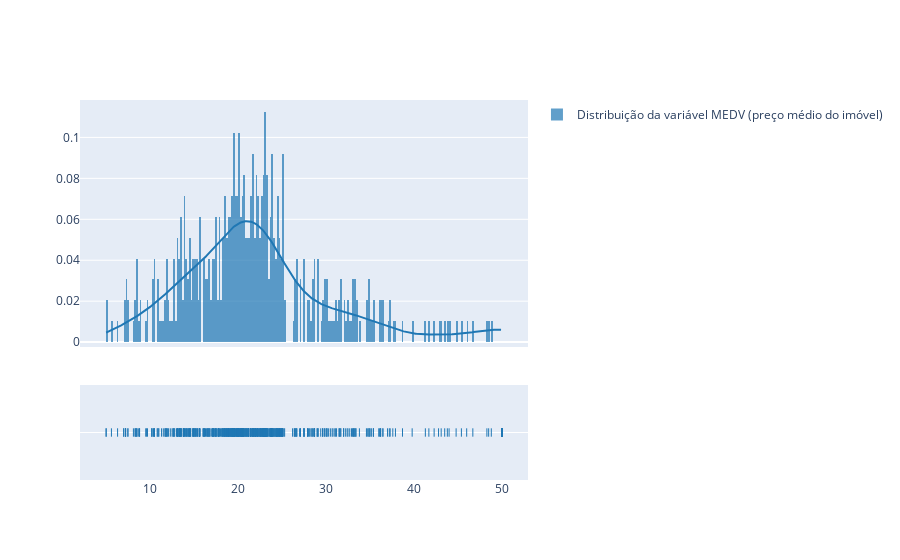

The code cell stored with this chart in its notebook:
### Code cell
# Distribuição

labels = ['Distribuição da variável MEDV (preço médio do imóvel)']
fig = ff.create_distplot([data.MEDV], labels, bin_size=.2)
fig.show()

### Figure 1 — Plotly figure (JSON) as saved in the notebook; plotly's stock layout.template omitted (floating-point values rounded to 4 significant figures; data arrays with more than 128 entries replaced by an {"elided": "..."} marker saying what was removed)
{"data": [{"autobinx": false, "histnorm": "probability density", "legendgroup": "Distribuição da variável MEDV (preço médio do imóvel)", "marker": {"color": "rgb(31, 119, 180)"}, "name": "Distribuição da variável MEDV (preço médio do imóvel)", "opacity": 0.7, "type": "histogram", "x": {"elided": "506 float values"}, "xaxis": "x", "xbins": {"end": 50, "size": 0.2, "start": 5}, "yaxis": "y"}, {"legendgroup": "Distribuição da variável MEDV (preço médio do imóvel)", "marker": {"color": "rgb(31, 119, 180)"}, "mode": "lines", "name": "Distribuição da variável MEDV (preço médio do imóvel)", "showlegend": false, "type": "scatter", "x": {"elided": "500 float values"}, "xaxis": "x", "y": {"elided": "500 float values"}, "yaxis": "y"}, {"legendgroup": "Distribuição da variável MEDV (preço médio do imóvel)", "marker": {"color": "rgb(31, 119, 180)", "symbol": "line-ns-open"}, "mode": "markers", "name": "Distribuição da variável MEDV (preço médio do imóvel)", "showlegend": false, "type": "scatter", "x": {"elided": "506 float values"}, "xaxis": "x", "y": {"elided": "506 str values"}, "yaxis": "y2"}], "layout": {"barmode": "overlay", "hovermode": "closest", "legend": {"traceorder": "reversed"}, "xaxis": {"anchor": "y2", "domain": [0, 1], "zeroline": false}, "yaxis": {"anchor": "free", "domain": [0.35, 1], "position": 0}, "yaxis2": {"anchor": "x", "domain": [0, 0.25], "dtick": 1, "showticklabels": false}}}
